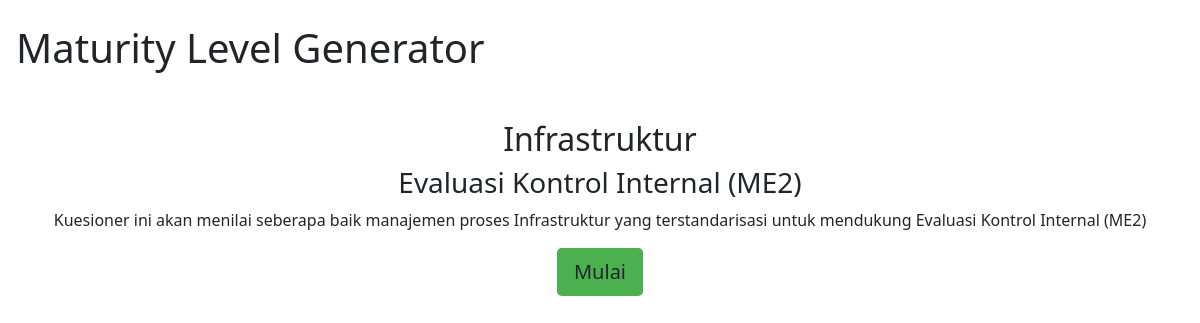
/kuisioner/8, run on the app's committed database.
### tables this page shows
CREATE TABLE `kategori` (
  `id` int(11) NOT NULL,
  `nama` varchar(255) NOT NULL,
  `slug` varchar(255) NOT NULL
);

CREATE TABLE `sub_kategori` (
  `id` int(11) NOT NULL,
  `id_kategori` int(11) NOT NULL,
  `nama` varchar(255) NOT NULL
);

### application/controllers/Frontend.php (called while the page is built, shortened)
<?php
class Frontend extends CI_Controller {
    function __construct() {
		$this->load->model('Dashboard_model');
	}
   public function kuisioner($id)
   {
	   $data['kuisioner'] = $this->db->get_where('sub_kategori',['id'=>$id])->row();
	   $data['kategori'] = $this->db->get_where('kategori',['id'=>$data['kuisioner']->id_kategori])->row();
	   $this->load->view('frontend/mulai_kuisioner',$data);
   }
}

### index.php (called while the page is built, shortened)
<?php
require_once BASEPATH.'core/CodeIgniter.php';

### application/views/frontend/mulai_kuisioner.php (the view, shortened to what this page needs)
<!DOCTYPE html>
<html lang="en">
<head>
	<link href="https://cdn.jsdelivr.net/npm/bootstrap@5.0.0-beta3/dist/css/bootstrap.min.css" rel="stylesheet" />
</head>
<body>
	<h1 class="mt-4 ms-3 mb-5">Maturity Level Generator</h1>
	<div class="container text-center m-auto">
		<h2><?= $kategori->nama;?></h2>
		<h3><?= $kuisioner->nama;?></h3>
		<p>
			Kuesioner ini akan menilai seberapa baik manajemen proses <?= $kategori->nama;?> yang terstandarisasi untuk mendukung
			<?= $kuisioner->nama;?>
		</p>
		<a class="btn btn-lg" style="background-color: #4CAF50;" href="<?= base_url('Frontend/pertanyaan/'.$kuisioner->id);?>" role="button">Mulai</a>
	</div>
</body>
</html>

### data on the page
kategori: nama "Infrastruktur"
sub_kategori: nama "Evaluasi Kontrol Internal (ME2)"
